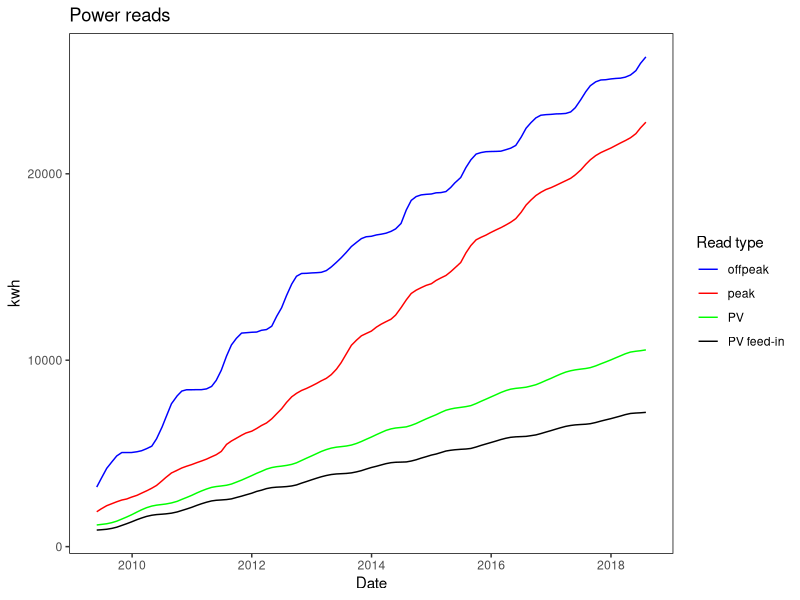
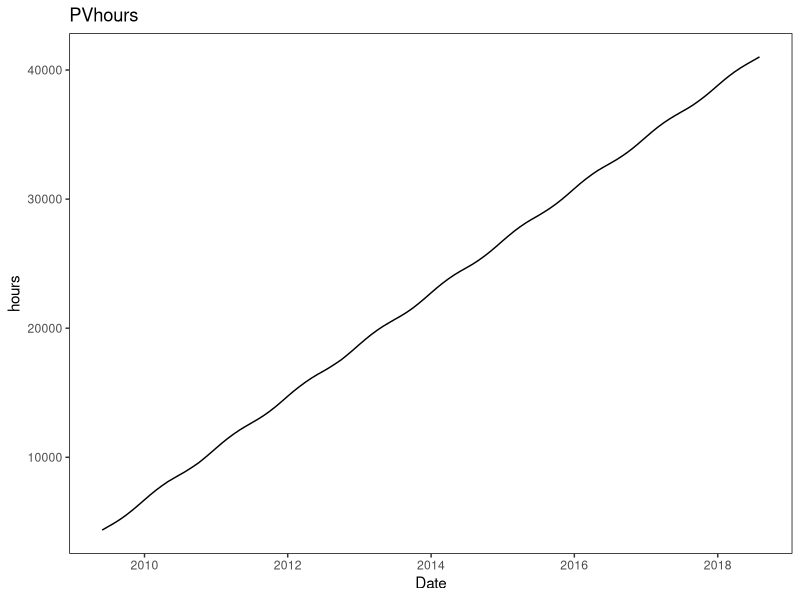
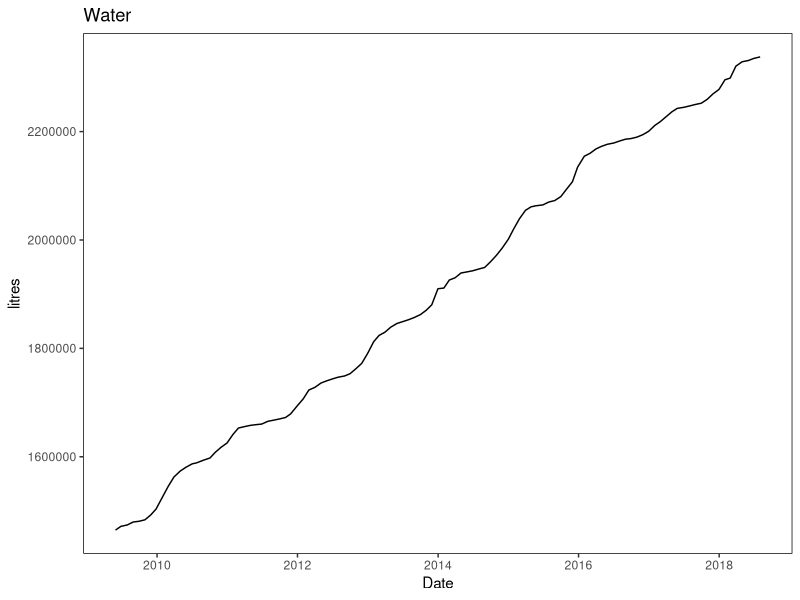
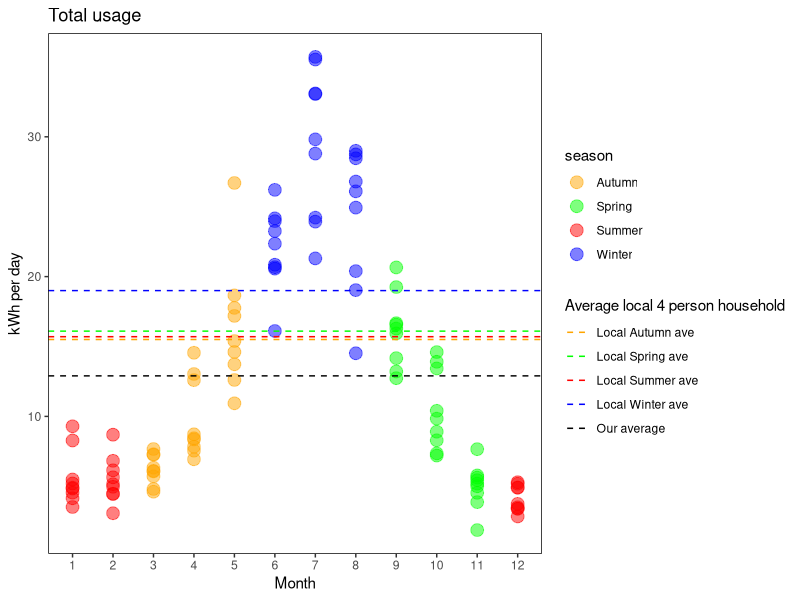
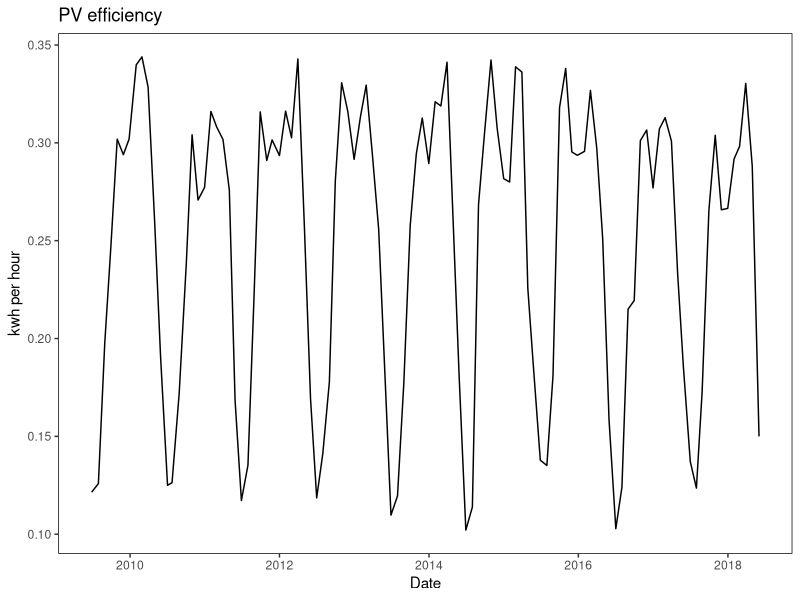
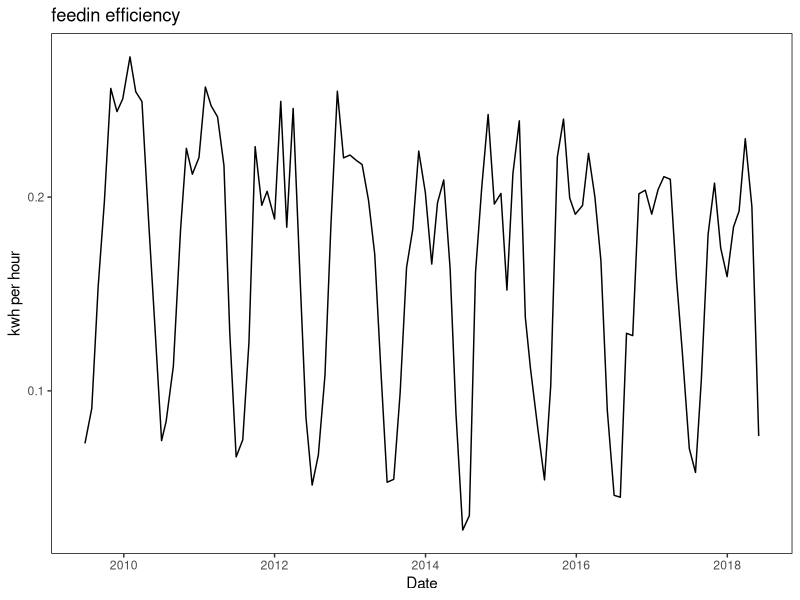
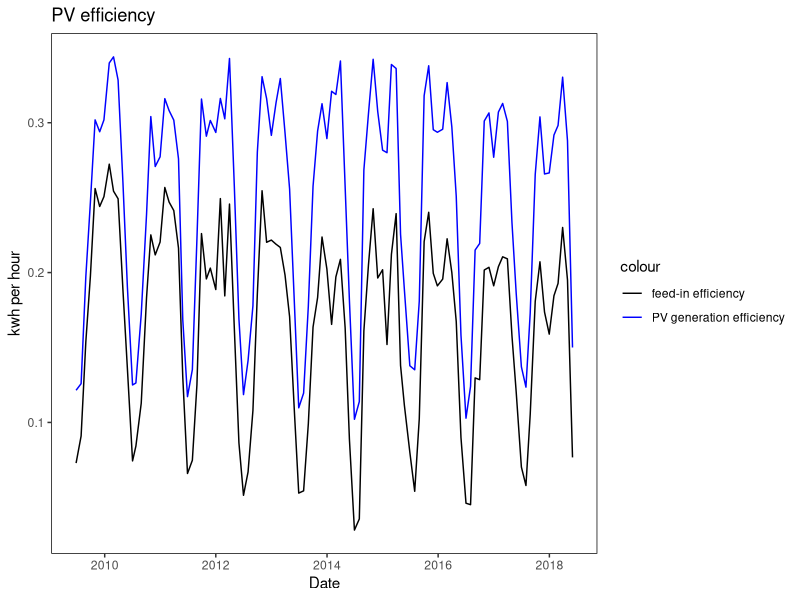
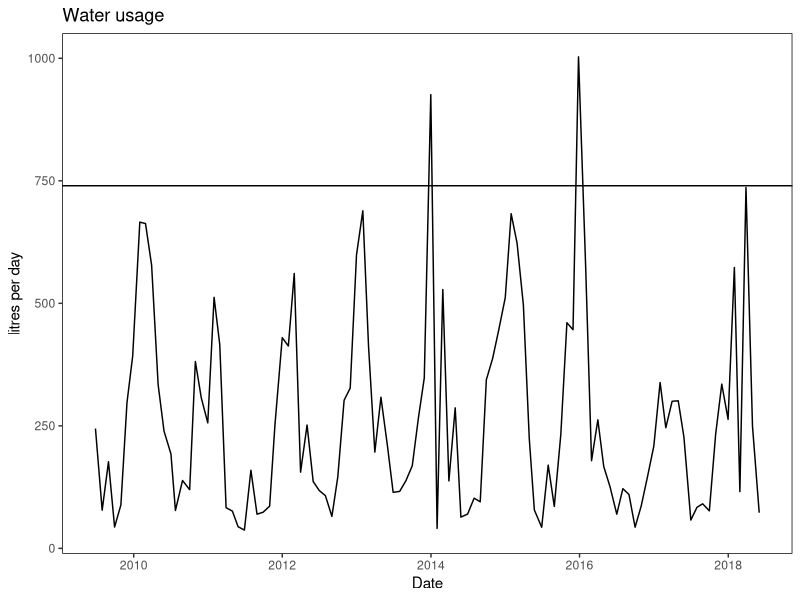

R code for these plots, in order:
library(tidyverse)

meterreads <- read_csv("data/meterreads.csv")
meterreads



# make a new tibble called 'usage' from 'meterreads' and
# add a column called peak_usage by using mutate and lag
# mutate makes a new column called peak_usage by starting with peak_reading and subtracting a value
# this value is also from the peak_reading column, but by using lag it is from the previous row.

usage <- meterreads %>% 
  mutate(peak_usage = peak_reading - 
           lag(peak_reading, default = first(peak_reading)))

# now repeat the process for the other readings

usage <- usage %>% 
  mutate(offpeak_usage = offpeak_reading -
           lag(offpeak_reading, default = first(offpeak_reading)))

usage <- usage %>% 
  mutate(feedin_usage = feedin_reading -
           lag(feedin_reading, default = first(feedin_reading)))

usage <- usage %>% 
  mutate(PV_usage = PV_reading -
           lag(PV_reading, default = first(PV_reading)))

usage <- usage %>% 
  mutate(PVhours_usage = PVhours_reading -
           lag(PVhours_reading, default = first(PVhours_reading)))

usage <- usage %>% 
  mutate(water_usage = water_reading -
           lag(water_reading, default = first(water_reading)))

usage <- usage %>% 
  mutate(days = as.integer(date -
           lag(date, default = first(date))))

usage <- slice(usage, -1)

usage <- slice(usage, -110)

usage <- slice(usage, -109)

usage

# make a new table called perday.  divide usage by number of days to get usage per day.

perday <- usage %>% 
  mutate(peak_perday = peak_usage / days)

perday <- perday %>% 
  mutate(offpeak_perday = offpeak_usage / days)

perday <- perday %>% 
  mutate(totalusage_perday = peak_perday + offpeak_perday)

perday <- perday %>% 
  mutate(feedin_perday = feedin_usage / days)

perday <- perday %>% 
  mutate(PVgen_perday = PV_usage / days)

perday <- perday %>% 
  mutate(PVhours_perday = PVhours_usage / days)

perday <- perday %>% 
  mutate(water_perday = water_usage / days)

perday <- perday %>% 
  mutate(PVefficiency = PVgen_perday / PVhours_perday)

perday <- perday %>% 
  mutate(feedinefficiency = feedin_perday / PVhours_perday)

perday
mean(perday$totalusage_perday, na.rm = TRUE)

# I feel the need to clean out the unnecesary data and make a new table.

eUGE1 <-  
  select(perday,"date","peak_perday","offpeak_perday","totalusage_perday",
         "PVgen_perday","feedin_perday","PVhours_perday","PVefficiency", "feedinefficiency")


# got rid of other data and trimmed to give 9 complete years

monthlist1 <- c(6,7,8,9,10,11,12)
monthlist2 <- c(1,2,3,4,5,6,7,8,9,10,11,12)
monthlist3 <- c(1,2,3,4,5)
monthlist <- c(monthlist1, monthlist2, monthlist2, monthlist2, monthlist2, monthlist2, monthlist2, monthlist2, monthlist2, monthlist3)

# Make eUGE2 which has a month list

eUGE2 <- eUGE1 %>% 
  mutate(month = as.factor(monthlist))

# Make a year list
yearlist1 <- c(2009,2009,2009,2009,2009,2009,2009)
yearlist2 <- c(2010,2010,2010,2010,2010,2010,2010,2010,2010,2010,2010,2010)
yearlist3 <- yearlist2 + 1
yearlist4 <- yearlist2 + 2
yearlist5 <- yearlist2 + 3
yearlist6 <- yearlist2 + 4
yearlist7 <- yearlist2 + 5
yearlist8 <- yearlist2 + 6
yearlist9 <- yearlist2 + 7
yearlist10 <- c(2018,2018,2018,2018,2018)

yearlist <- c(yearlist1,yearlist2,yearlist3,yearlist4,yearlist5,yearlist6,yearlist7,yearlist8,yearlist9,yearlist10)

# Add year list to eUGE2

eUGE2 <- eUGE2 %>% 
  mutate(year = as.factor(yearlist))

# Make a season list

seasonlist1 <- c('Winter', 'Winter', 'Winter', 'Spring', 'Spring', 'Spring', 'Summer')
seasonlist2 <- c('Summer', 'Summer', 'Autumn', 'Autumn', 'Autumn')
seasonlist3 <- c(seasonlist2, seasonlist1)
seasonlist <- c(seasonlist1, seasonlist3, seasonlist3, seasonlist3, seasonlist3, seasonlist3, seasonlist3, seasonlist3, seasonlist3, seasonlist2)
seasonlist

eUGE3 <- eUGE2 %>% 
  mutate(season = as.factor(seasonlist))

eUGE3


# lets try plotting this stuff...

#plot power reads i.e. peak, offpeak and PV

ggplot(meterreads, aes(x = date)) + 
  geom_line(aes(y = peak_reading, colour = "peak")) +
  geom_line(aes(y = offpeak_reading, colour = "offpeak")) +
  geom_line(aes(y = PV_reading, colour = "PV")) +
  geom_line(aes(y = feedin_reading, colour = "PV feed-in")) +
  labs(x = "Date", y = "kwh", title = "Power reads", colour = "Read type") +
  scale_color_manual(values = c("blue","red","green","black")) +
  theme(panel.background = element_rect(fill = "white"),
        panel.border = element_rect(fill = NA))

# plot PV hours in a seperate graph

ggplot(meterreads, aes(x = date, y = PVhours_reading)) +
  geom_line() +
  labs(x = "Date", y = "hours", title = "PVhours") +
  theme(panel.background = element_rect(fill = "white"),
        panel.border = element_rect(fill = NA))

# plot water reading in a seperate graph

ggplot(meterreads, aes(x = date, y = water_reading)) + 
  geom_line() +
  labs(x = "Date", y = "litres", title = "Water") +
  theme(panel.background = element_rect(fill = "white"),
        panel.border = element_rect(fill = NA))

# Electricity overview in kwh per day
# How to put hlines with legends in

ggplot(eUGE3, aes(x = as.factor(month), y = totalusage_perday, colour = season)) +
  geom_point(size = 4, alpha = 0.5) +
  labs(x = "Month", y = "kWh per day", title = "Total usage") +
  scale_color_manual(values = c("orange","green","red", "blue")) +
  theme(panel.background = element_rect(fill = "white"),
        panel.border = element_rect(fill = NA)) +
  geom_hline(aes(yintercept = 15.7, linetype = "Local Summer ave"), colour = "red") + # average for local summer
  geom_hline(aes(yintercept = 15.5, linetype = "Local Autumn ave"), colour = "orange") + # average for local autumn
  geom_hline(aes(yintercept = 19.0, linetype = "Local Winter ave"), colour = "blue") + # average for local winter
  geom_hline(aes(yintercept = 16.1, linetype = "Local Spring ave"), colour = "green") + # average for local spring
  geom_hline(aes(yintercept = 12.9, linetype = "Our average"), colour = "black") + # average for our household
  scale_linetype_manual(name = "Average local 4 person household", values = c(2, 2, 2, 2, 2), 
                        guide = guide_legend(override.aes = list(color = c("orange", "green", "red","blue", "black"))))


# average household usage from energymadeeasy.gov.au.  
# 4 person household postcode 5051
# Summer 15.7; Autumn 15.5; WInter 19.0; Spring 16.1 kWh 


# More PV plots

ggplot(perday, aes(x = date, y = PVefficiency)) + 
  geom_line() +
  labs(x = "Date", y = "kwh per hour", title = "PV efficiency") +
  theme(panel.background = element_rect(fill = "white"),
        panel.border = element_rect(fill = NA))

ggplot(perday, aes(x = date, y = feedinefficiency)) + 
  geom_line() +
  labs(x = "Date", y = "kwh per hour", title = "feedin efficiency") +
  theme(panel.background = element_rect(fill = "white"),
        panel.border = element_rect(fill = NA))

ggplot(perday, aes(x = date)) + 
  geom_line(aes(y = PVefficiency, colour = "PV generation efficiency")) +
  geom_line(aes(y = feedinefficiency, colour = "feed-in efficiency")) +
  labs(x = "Date", y = "kwh per hour", title = "PV efficiency") +
  scale_color_manual(values = c("black","blue")) +
  theme(panel.background = element_rect(fill = "white"),
        panel.border = element_rect(fill = NA))

# Water use

ggplot(perday, aes(x = date, y = water_perday)) + 
  geom_line() +
  labs(x = "Date", y = "litres per day", title = "Water usage") +
  geom_hline(yintercept=740) +
  theme(panel.background = element_rect(fill = "white"),
        panel.border = element_rect(fill = NA))

# have put in some hlines to give seasonal averages for usage of 4 person households
# calculate average total usage per day and add in an hline.



# Some more exploratory plots.  Need to figure out how to get a better colour scheme.

# Peak
#Figured out how join points properly!

ggplot(eUGE3, aes(x = as.factor(month), y = peak_perday, colour = year, group = year)) +
  geom_point(size = 4, alpha = 0.7) +
  labs(x = "Month", y = "kWh per day", title = "Peak usage") +
  theme(panel.background = element_rect(fill = "white"),
        panel.border = element_rect(fill = NA)) +
  scale_color_viridis_d() +
  geom_line()

# Peak by season
ggplot(eUGE3, aes(x = as.factor(month), y = peak_perday, colour = season)) +
  geom_point(size = 4, alpha = 0.7) +
  labs(x = "Month", y = "kWh per day", title = "Peak usage") +
  scale_color_manual(values = c("orange","green","red", "blue")) +
  theme(panel.background = element_rect(fill = "white"),
        panel.border = element_rect(fill = NA))

#ggsave(AugustWithoutOutlier, path = "~/results/")

# Offpeak

ggplot(eUGE3, aes(x = as.factor(month), y = offpeak_perday, colour = year, group = year)) +
  geom_point(size = 4, alpha = 0.7) +
  labs(x = "Month", y = "kWh per day", title = "OffPeak usage") +
  theme(panel.background = element_rect(fill = "white"),
        panel.border = element_rect(fill = NA)) +
  scale_color_viridis_d() +
  geom_line()

ggplot(eUGE3, aes(x = as.factor(month), y = offpeak_perday, colour = season)) +
  geom_point(size = 4, alpha = 0.7) +
  labs(x = "Month", y = "kWh per day", title = "OffPeak usage") +
  scale_color_manual(values = c("orange","green","red", "blue")) +
  theme(panel.background = element_rect(fill = "white"),
        panel.border = element_rect(fill = NA))

# Total usage

ggplot(eUGE3, aes(x = as.factor(month), y = totalusage_perday, colour = year, group = year)) +
  geom_point(size = 4, alpha = 0.7) +
  labs(x = "Month", y = "kWh per day", title = "Total usage") +
  theme(panel.background = element_rect(fill = "white"),
        panel.border = element_rect(fill = NA)) +
  scale_color_viridis_d() +
  geom_line()

ggplot(eUGE3, aes(x = as.factor(month), y = totalusage_perday, colour = season)) +
  geom_point(size = 4, alpha = 0.5) +
  labs(x = "Month", y = "kWh per day", title = "Total usage") +
  scale_color_manual(values = c("orange","green","red", "blue")) +
  theme(panel.background = element_rect(fill = "white"),
        panel.border = element_rect(fill = NA)) +
  geom_hline(aes(yintercept = 15.7, linetype = "Local Summer ave"), colour = "red") + # average for local summer
  geom_hline(aes(yintercept = 15.5, linetype = "Local Autumn ave"), colour = "orange") + # average for local autumn
  geom_hline(aes(yintercept = 19.0, linetype = "Local Winter ave"), colour = "blue") + # average for local winter
  geom_hline(aes(yintercept = 16.1, linetype = "Local Spring ave"), colour = "green") + # average for local spring
  geom_hline(aes(yintercept = 12.9, linetype = "Our average"), colour = "black") + # average for our household
  scale_linetype_manual(name = "Average local 4 person household", values = c(2, 2, 2, 2, 2), 
                          guide = guide_legend(override.aes = list(color = c("orange", "green", "red","blue", "black"))))
    

# Energymadeeasy.gov.au household usage 4 person no pool
# AHsummer <- 15.7
# AHautumn <- 15.5
# AHwinter <- 19.0
# AHspring <- 16.1
# AHave <- 16.5
# OUr average

mean(eUGE3 $totalusage_perday)


# PV generation

ggplot(eUGE3, aes(x = as.factor(month), y = PVgen_perday, colour = year, group = year)) +
  geom_point(size = 4, alpha = 0.7) +
  labs(x = "Month", y = "kWh per day", title = "PV generation") +
  theme(panel.background = element_rect(fill = "white"),
        panel.border = element_rect(fill = NA)) +
  scale_color_viridis_d() +
  geom_line()

# PV export

ggplot(eUGE3, aes(x = as.factor(month), y = feedin_perday, colour = year, group = year)) +
  geom_point(size = 4, alpha = 0.7) +
  labs(x = "Month", y = "kWh per day", title = "PV export") +
  theme(panel.background = element_rect(fill = "white"),
        panel.border = element_rect(fill = NA)) +
  scale_color_viridis_d() +
  geom_line()

# PV hours 

ggplot(eUGE3, aes(x = as.factor(month), y = PVhours_perday, colour = year, group = year)) +
  geom_point(size = 4, alpha = 0.7) +
  labs(x = "Month", y = "PV hours per day", title = "PV hours") +
  theme(panel.background = element_rect(fill = "white"),
        panel.border = element_rect(fill = NA)) +
  scale_color_viridis_d() +
  geom_line()

# PV generation efficiency

ggplot(eUGE3, aes(x = as.factor(month), y = PVefficiency, colour = year, group = year)) +
  geom_point(size = 4, alpha = 0.7) +
  labs(x = "Month", y = "kWh per day", title = "PV generation efficiency") +
  theme(panel.background = element_rect(fill = "white"),
        panel.border = element_rect(fill = NA)) +
  scale_color_viridis_d() +
  geom_line()

# PV export efficiency

ggplot(eUGE3, aes(x = as.factor(month), y = feedinefficiency, colour = year, group = year)) +
  geom_point(size = 4, alpha = 0.7) +
  labs(x = "Month", y = "kWh per day", title = "PV feed-in efficiency") +
  theme(panel.background = element_rect(fill = "white"),
        panel.border = element_rect(fill = NA)) +
  scale_color_viridis_d() +
  geom_line()

# PV performance - generation

ggplot(eUGE3, aes(x = PVhours_perday, y = PVgen_perday, colour = month)) +
  geom_point(size = 4, alpha = 0.7) +
  labs(x = "Hours of operation", y = "kWh generated", title = "PV generation performance") +
  theme(panel.background = element_rect(fill = "white"),
        panel.border = element_rect(fill = NA))


ggplot(eUGE3, aes(x = PVhours_perday, y = PVgen_perday, colour = month, group = year)) +
  geom_point(size = 4, alpha = 0.7) +
  labs(x = "Hours of operation", y = "kWh generated", title = "PV generation performance") +
  theme(panel.background = element_rect(fill = "white"),
        panel.border = element_rect(fill = NA)) +
  geom_line()


# PV performance - export

ggplot(eUGE3, aes(x = PVhours_perday, y = feedin_perday, colour = month)) +
  geom_point(size = 4, alpha = 0.7) +
  labs(x = "Hours of operation", y = "kWh exported", title = "PV export performance") +
  theme(panel.background = element_rect(fill = "white"),
        panel.border = element_rect(fill = NA))

write.csv(eUGE1, file = "eUGE1.csv")
write.csv(eUGE3, file = "eUGE3.csv")

# It's interesting to note that a few things have happened in our household
# 1st child was born July 2011.  An RCAC was installed that summer.
# 2nd child born January 2014.  Time at home has changed with part-time hours etc.
# We've been playing with the mix of RCAC and heatbank (offpeak) for heating.
# Off peak kicks in in summer when visitors are over due to supplementary HWS.
# PV efficiency dips at he height of summer - sun rises and sets south of E and W.
# We also have rainfall data, and climate data can be downloaded from BOM. 
# Together with daily (rather than monthly) data, there may be some interesting correlations.


